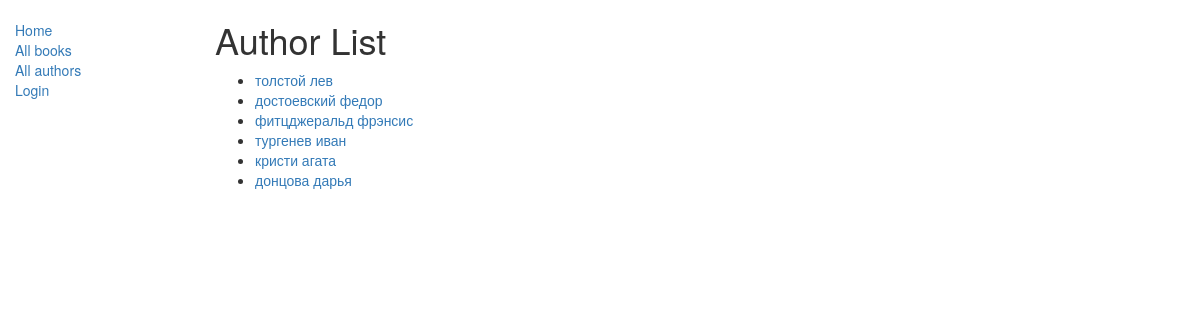
Screenshot of /catalog/authors/ with the database file from the repository.
### catalog/models.py (models this page shows, shortened)
class Author(models.Model):
    first_name = models.CharField(max_length=100)
    last_name = models.CharField(max_length=100)
    date_of_birth = models.DateField(null=True, blank=True)
    date_of_death = models.DateField('Died', null=True, blank=True)
    def get_absolute_url(self):
        return reverse('author-detail', args=[str(self.id)])

### catalog/views.py (the view)
# urls.py: path('authors/', views.AuthorListView.as_view(), name='author'),
class AuthorListView(generic.ListView):
    model = Author

### catalog/templates/catalog/author_list.html
{% extends "base_generic.html" %}
{% block content %}
    <h1>Author List</h1>
    {% if author_list %}
    <ul>
      {% for author in author_list %}
      <li>
        <a href="{{ author.get_absolute_url }}">{{ author.first_name }} {{author.last_name}}</a>
      </li>
      {% endfor %}
    </ul>
    {% else %}
      <p>There are no authors in the library.</p>
    {% endif %}
{% endblock %}

### rows the page displays
Author: first_name "толстой", last_name "лев"
Author: first_name "достоевский", last_name "федор"
Author: first_name "фитцджеральд", last_name "фрэнсис"
Author: first_name "тургенев", last_name "иван"
Author: first_name "кристи", last_name "агата"
Author: first_name "донцова", last_name "дарья"
